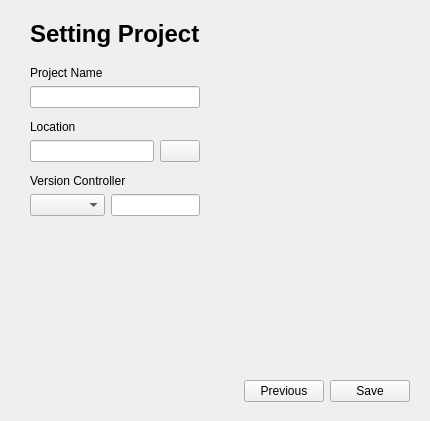
<?xml version="1.0" encoding="UTF-8"?>
<ui version="4.0">
 <class>NewProjectOneWidget</class>
 <widget class="QWidget" name="NewProjectOneWidget">
  <property name="geometry">
   <rect>
    <x>0</x>
    <y>0</y>
    <width>410</width>
    <height>421</height>
   </rect>
  </property>
  <property name="windowTitle">
   <string>Form</string>
  </property>
  <layout class="QVBoxLayout" name="verticalLayout_2">
   <property name="leftMargin">
    <number>0</number>
   </property>
   <property name="topMargin">
    <number>20</number>
   </property>
   <property name="rightMargin">
    <number>0</number>
   </property>
   <property name="bottomMargin">
    <number>0</number>
   </property>
   <item>
    <layout class="QHBoxLayout" name="horizontalLayout">
     <property name="leftMargin">
      <number>30</number>
     </property>
     <property name="rightMargin">
      <number>30</number>
     </property>
     <item>
      <layout class="QVBoxLayout" name="verticalLayout">
       <property name="spacing">
        <number>6</number>
       </property>
       <item>
        <widget class="QLabel" name="label">
         <property name="font">
          <font>
           <pointsize>18</pointsize>
           <bold>true</bold>
          </font>
         </property>
         <property name="text">
          <string>Setting Project</string>
         </property>
        </widget>
       </item>
       <item>
        <spacer name="verticalSpacer_3">
         <property name="orientation">
          <enum>Qt::Vertical</enum>
         </property>
         <property name="sizeType">
          <enum>QSizePolicy::Fixed</enum>
         </property>
         <property name="sizeHint" stdset="0">
          <size>
           <width>20</width>
           <height>12</height>
          </size>
         </property>
        </spacer>
       </item>
       <item>
        <widget class="QLabel" name="label_2">
         <property name="text">
          <string>Project Name</string>
         </property>
        </widget>
       </item>
       <item>
        <widget class="QLineEdit" name="name"/>
       </item>
       <item>
        <spacer name="verticalSpacer_4">
         <property name="orientation">
          <enum>Qt::Vertical</enum>
         </property>
         <property name="sizeType">
          <enum>QSizePolicy::Fixed</enum>
         </property>
         <property name="sizeHint" stdset="0">
          <size>
           <width>20</width>
           <height>6</height>
          </size>
         </property>
        </spacer>
       </item>
       <item>
        <widget class="QLabel" name="label_3">
         <property name="text">
          <string>Location</string>
         </property>
        </widget>
       </item>
       <item>
        <layout class="QHBoxLayout" name="horizontalLayout_2">
         <item>
          <widget class="QLineEdit" name="path"/>
         </item>
         <item>
          <widget class="QPushButton" name="selectFile">
           <property name="text">
            <string/>
           </property>
           <property name="icon">
            <iconset resource="../r.qrc">
             <normaloff>:/Resource/icons/SearchFolderClosed_16x.svg</normaloff>:/Resource/icons/SearchFolderClosed_16x.svg</iconset>
           </property>
          </widget>
         </item>
        </layout>
       </item>
       <item>
        <spacer name="verticalSpacer_5">
         <property name="orientation">
          <enum>Qt::Vertical</enum>
         </property>
         <property name="sizeType">
          <enum>QSizePolicy::Fixed</enum>
         </property>
         <property name="sizeHint" stdset="0">
          <size>
           <width>20</width>
           <height>6</height>
          </size>
         </property>
        </spacer>
       </item>
       <item>
        <widget class="QLabel" name="label_4">
         <property name="text">
          <string>Version Controller</string>
         </property>
        </widget>
       </item>
       <item>
        <layout class="QHBoxLayout" name="horizontalLayout_3">
         <item>
          <widget class="QComboBox" name="cvs">
           <property name="minimumSize">
            <size>
             <width>75</width>
             <height>0</height>
            </size>
           </property>
           <property name="frame">
            <bool>true</bool>
           </property>
          </widget>
         </item>
         <item>
          <widget class="QLineEdit" name="cvs_url"/>
         </item>
        </layout>
       </item>
       <item>
        <spacer name="verticalSpacer_2">
         <property name="orientation">
          <enum>Qt::Vertical</enum>
         </property>
         <property name="sizeHint" stdset="0">
          <size>
           <width>20</width>
           <height>40</height>
          </size>
         </property>
        </spacer>
       </item>
      </layout>
     </item>
     <item>
      <spacer name="horizontalSpacer_2">
       <property name="orientation">
        <enum>Qt::Horizontal</enum>
       </property>
       <property name="sizeType">
        <enum>QSizePolicy::Fixed</enum>
       </property>
       <property name="sizeHint" stdset="0">
        <size>
         <width>200</width>
         <height>20</height>
        </size>
       </property>
      </spacer>
     </item>
    </layout>
   </item>
   <item>
    <widget class="QWidget" name="footer" native="true">
     <property name="minimumSize">
      <size>
       <width>0</width>
       <height>60</height>
      </size>
     </property>
     <layout class="QHBoxLayout" name="horizontalLayout_4">
      <property name="leftMargin">
       <number>0</number>
      </property>
      <property name="topMargin">
       <number>0</number>
      </property>
      <property name="rightMargin">
       <number>20</number>
      </property>
      <property name="bottomMargin">
       <number>0</number>
      </property>
      <item>
       <spacer name="horizontalSpacer">
        <property name="orientation">
         <enum>Qt::Horizontal</enum>
        </property>
        <property name="sizeHint" stdset="0">
         <size>
          <width>215</width>
          <height>20</height>
         </size>
        </property>
       </spacer>
      </item>
      <item>
       <widget class="QPushButton" name="previous">
        <property name="text">
         <string>Previous</string>
        </property>
       </widget>
      </item>
      <item>
       <widget class="QPushButton" name="save">
        <property name="text">
         <string>Save</string>
        </property>
       </widget>
      </item>
     </layout>
    </widget>
   </item>
  </layout>
 </widget>
 <resources>
  <include location="../r.qrc"/>
 </resources>
 <connections/>
</ui>
